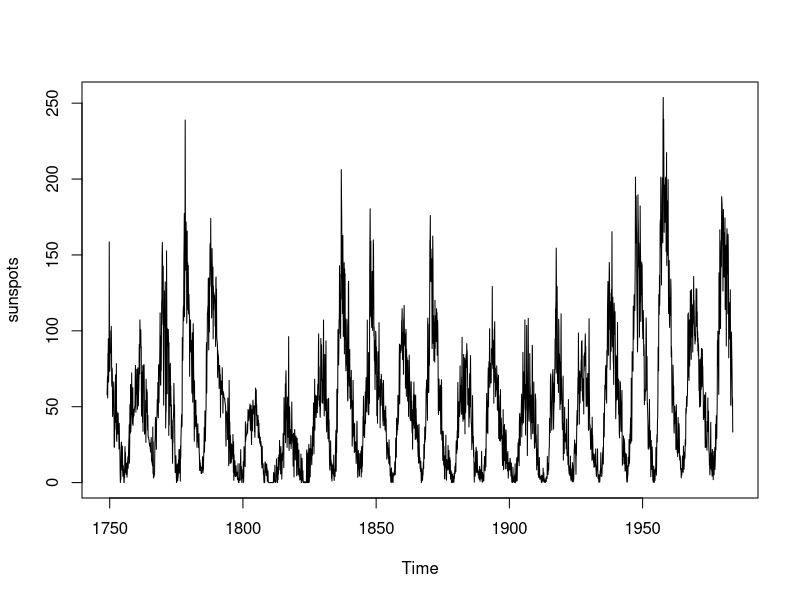
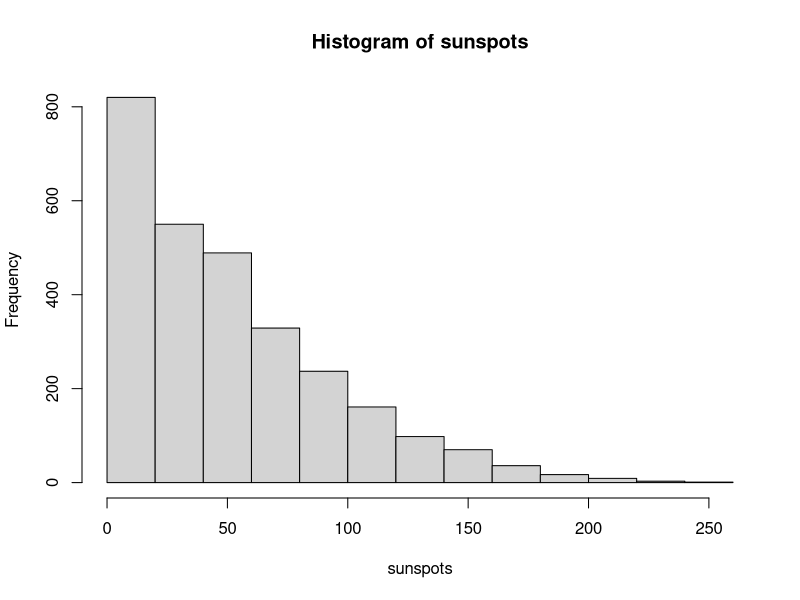
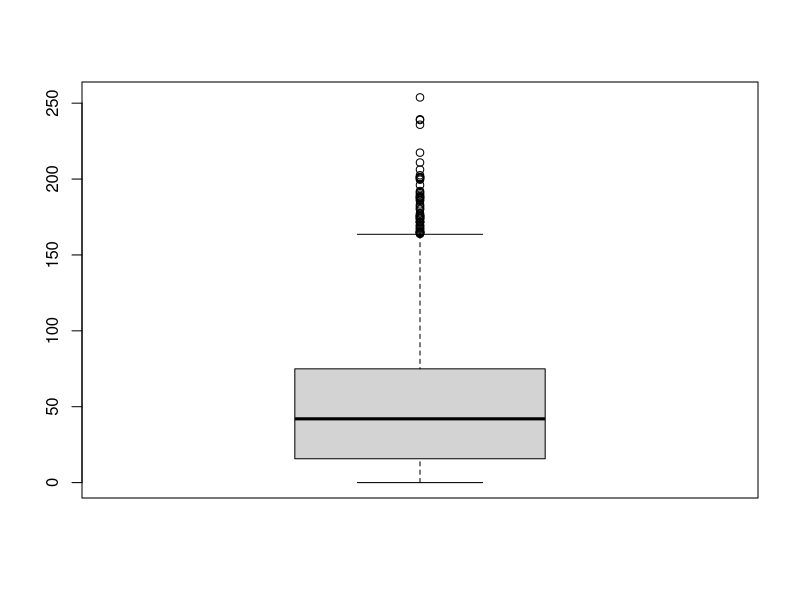

Reproduce these figures in R, in order. (Note: this script raises an error after producing the figures.)
#Series temporais e analises preditivas - Fernando Amaral
library(ggplot2)

#graficos do R core
plot(sunspots)
hist(sunspots)
boxplot(sunspots)

#ggplot
autoplot(AirPassengers)

#explorando parte da serie
sun2 = window(sunspots,1749,c(1763,12))
plot(sun2)
hist(sun2)
boxplot(sun2)

#agregar valores
plot(aggregate(AirPassengers, FUN=mean))


